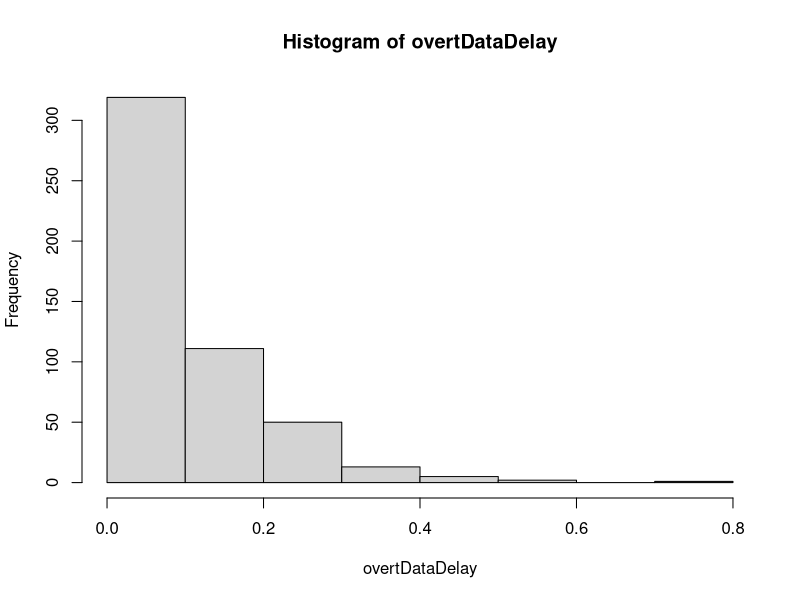
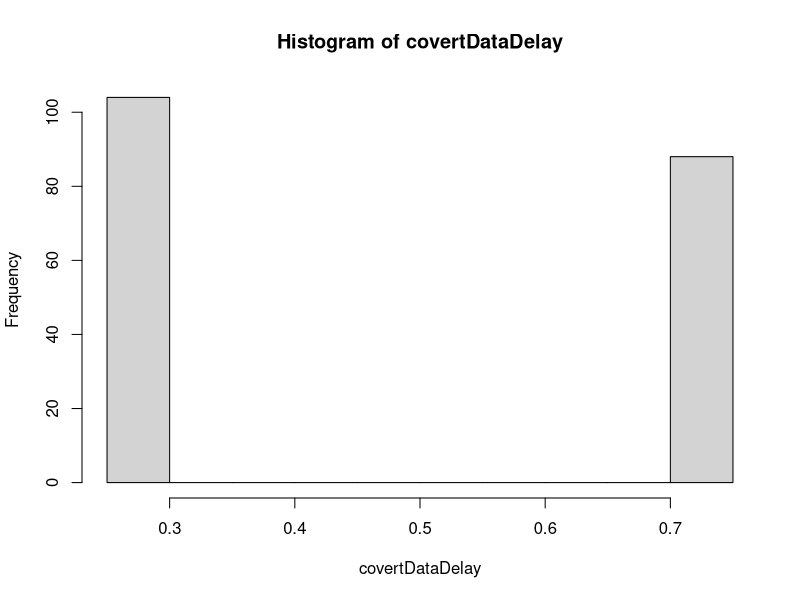
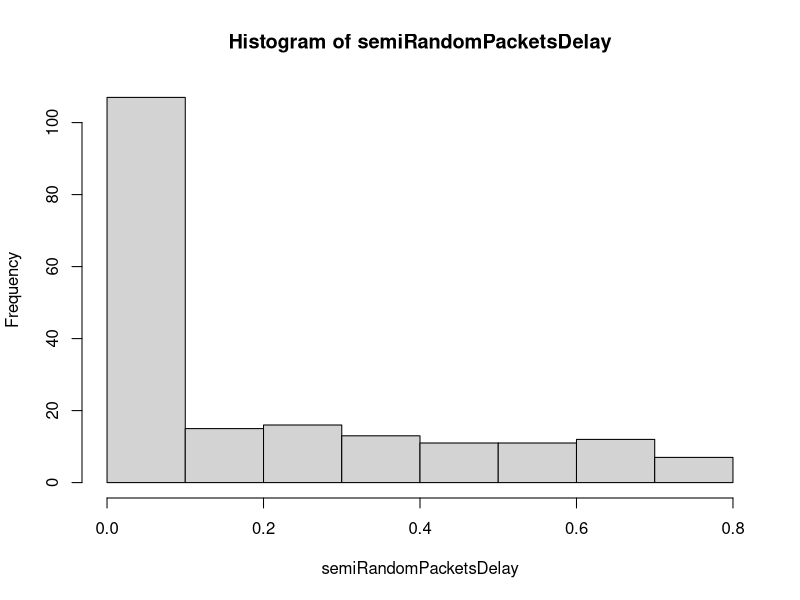
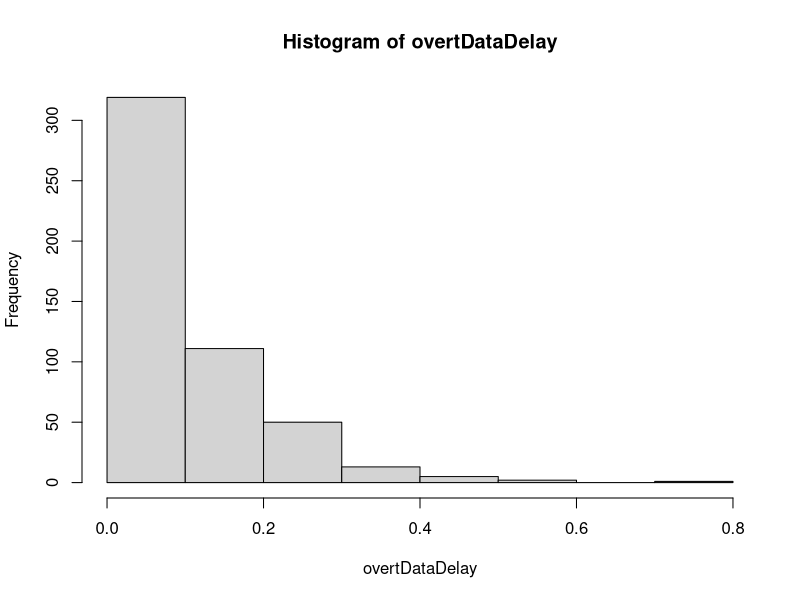
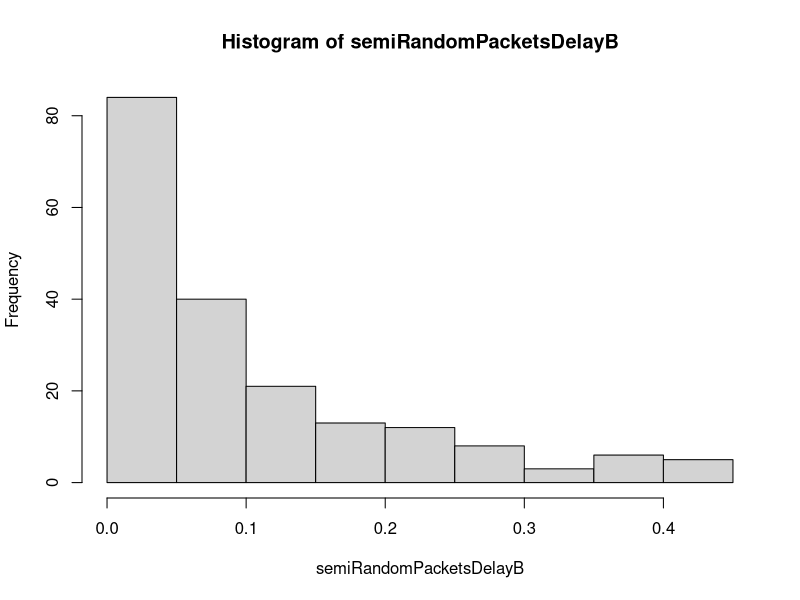
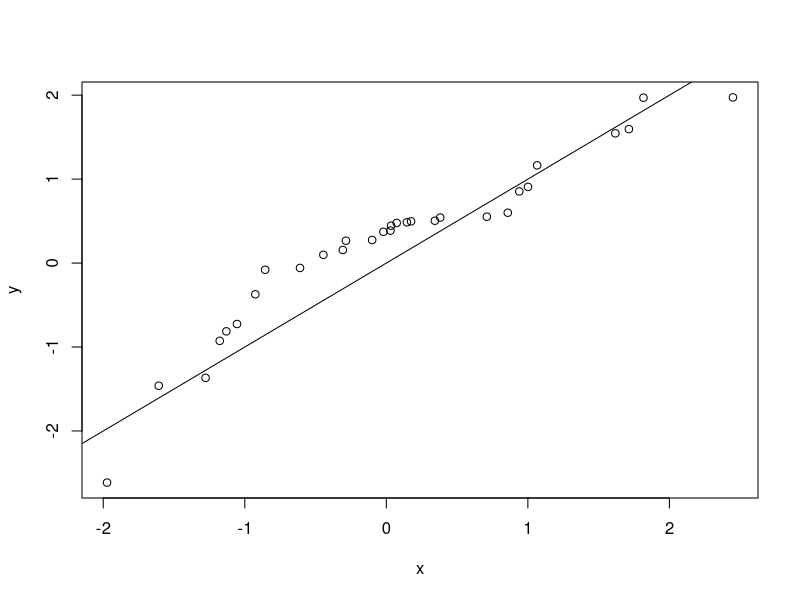
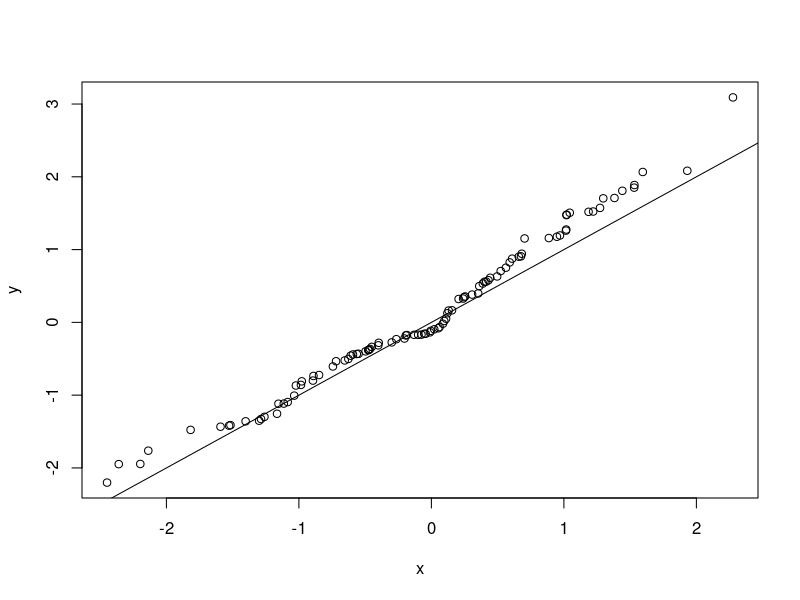
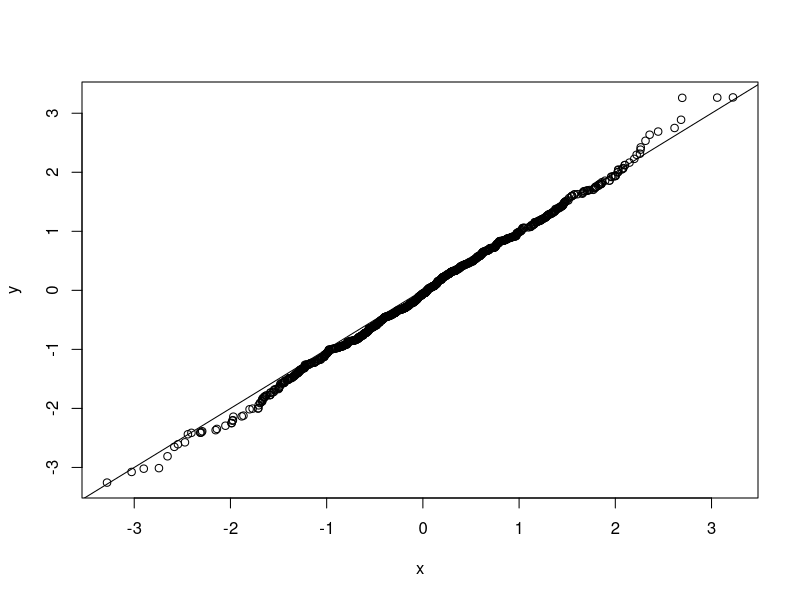

R code for these plots, in order: (Note: this script raises an error after producing the figures.)
setwd("/Users/pouneh/Desktop/STATS_PROJECT")
overtData <- read.csv(file = "Traffic_data_orig.csv", header = TRUE,sep = ",")
secretMessage <- "this is a secret message"
messageLen = as.numeric(nchar(secretMessage))

CharToBinary = function(pchar) {
    lhex = charToRaw(pchar)
    lbits = rev(as.numeric(rawToBits(lhex)))
    return(lbits)
}#Converts a character to Binary equivalent

StringToBinary = function(pstr, pstrlen) {
    lbitstream = NULL
    ltemp = NULL
    for (i in 1:pstrlen) {
        ltemp = CharToBinary(substring(pstr,i,i))
        lbitstream <- c(lbitstream,ltemp)
    }
    return(lbitstream)
}#converts a string to Binary vector

#Q1. GENERATING MODIFIED PACKET STREAM
binaryMessage = StringToBinary(secretMessage, messageLen)
lenBinaryMessage = as.numeric(length(binaryMessage))
covertPackets = NULL
timeStream = 0
covertDataDelay = NULL

for (i in 1:lenBinaryMessage) {
    if(binaryMessage[i] == 0){
        timeStream <- timeStream + 0.25
        covertDataDelay <- c(covertDataDelay,0.25)
    }#if bit is 0, delay is 0.25
    else{
        timeStream <- timeStream + 0.75
        covertDataDelay <- c(covertDataDelay,0.75)
    }#if bit is 1, delay is 0.75
    covertPackets <- c(covertPackets,timeStream)
    
}#loop to generate packet stream from binary message

#Q2. Generating the Histogram
temp = 0 #holds the previous timestamp
overtDataDelay = numeric(dim(overtData)[1])

for( i in 1:dim(overtData)[1])
{
    overtDataDelay[i] = overtData[i,2] - temp
    temp = overtData[i,2]
}

hist(overtDataDelay)
hist(covertDataDelay)


#Eve will be suspicious of the 0.75 & 0.25 because it's exactly two unique differences, whereas for the "Overt" data, given to us in the CSV, the histogram looks more like a negative exponential distribution, which is what you would expect of this type of time dependent data



#Q3
set.seed(1237)
m = median(overtDataDelay)
min = min(overtDataDelay)
max = max(overtDataDelay)

semiRandomPacketsDelay = NULL
semiRandomPackets = NULL
timeStream = 0

for (i in 1:lenBinaryMessage) {
    if(binaryMessage[i] == 0){
        timeLapse = runif(1, min, m)
    }#if bit is 0, delay is 0.25
    else{
        timeLapse = runif(1, m, max)
    }#if bit is 1, delay is 0.75
    timeStream <- timeStream + timeLapse
    semiRandomPacketsDelay <- c(semiRandomPacketsDelay,timeLapse)
    semiRandomPackets <- c(semiRandomPackets,timeStream)
}#loop to generate packet stream from binary message



#Q4
hist(semiRandomPacketsDelay)
hist(overtDataDelay)


#Q5
set.seed(1237)
#m = median(overtDataDelay)
#m = quantile(overtDataDelay, probs = c(0.75) ,names= FALSE)
m = mean(overtDataDelay)
min = min(overtDataDelay)
max = max(overtDataDelay)

semiRandomPacketsDelayB = NULL
semiRandomPacketsB = NULL
timeStream = 0
Nexp <- rexp(10000000, m^-1)

for (i in 1:lenBinaryMessage) {
    if(binaryMessage[i] == 0){
        timelapse = Nexp[i] - 0.0025
        #timeLapse = rexp(1, m)
    }#if bit is 0, delay is 0.25
    else{
        timeLapse = Nexp[i] + 0.0025
        #timeLapse = runif(1, m)
    }#if bit is 1, delay is 0.75
    timeStream <- timeStream + timeLapse
    semiRandomPacketsDelayB <- c(semiRandomPacketsDelayB,timeLapse)
    semiRandomPacketsB <- c(semiRandomPacketsB,timeStream)
}#loop to generate packet stream from binary message
hist(semiRandomPacketsDelayB)

###################### PART #2 DETECTION ##########################
set.seed(1237)

#Step 1
x <- rnorm(30,mean = 0,sd = 1)
y <- rnorm(30,mean = 0,sd = 1)
qqplot(x,y, plot.it = TRUE)
#qqline(x)
abline(0,1)

#Step 2
x <- rnorm(100,mean = 0,sd = 1)
y <- rnorm(100,mean = 0,sd = 1)
qqplot(x,y, plot.it = TRUE)
#qqline(x)
abline(0,1)

x <- rnorm(1000,mean = 0,sd = 1)
y <- rnorm(1000,mean = 0,sd = 1)
qqplot(x,y, plot.it = TRUE)
#qqline(x)
abline(0,1)

#It is clear that the shape of the qqplot becomes more linear as n increases.
#The close appearance of the points to the slope=1 line makes sense as the two distributions are exactly the same.
#The points are dense on the graph between the 1st and 3rd quartiles; they are especially dense around the mean.

#Stem 3
x <- rnorm(100,mean = 0,sd = 1)
y <- rnorm(100,mean = 5,sd = 3)
qqplot(x,y, plot.it = TRUE)
#qqline(x)
abline(0,1)
#abline(5,3)

#The shape of this qqplot also appears to be linear, however the slope is much larger than 1 (which would have indicated perfect correlation).
#Also, the line itself is shifted up so that at x = 0, y =  5. This shows the relationship between the means: the mean of x is 0, and the mean of y is 5. 
#Using this information, we can apply similar rational to the difference in slope.  It is caused by the different standard deviations. 
#The slope for y vs x is 3 in our graph, which also describes the ratio of the standard deviations between the two data sets.
#Despite the fact that the means and standard deviations are different, and that the numerical values for slope and intercepts change because of it, if we normalize y with respect to x, we see that the it does indeed fall on the slope=1 line


#Step 4
x <- rexp(100,rate = 1)
y <- rexp(100,rate = 1)
qqplot(x,y, plot.it = TRUE)
#qqline(x)
abline(0,1)

x <- rexp(1000,rate = 1)
y <- rexp(1000,rate = 1)
qqplot(x,x, plot.it = TRUE)
# qqline(x)
abline(0,1)

#It is clear that the shape of the qqplot becomes more linear as n increases. 
#Despite the This makes sense as the two distributions are exactly the same.
#The points are dense around 1 which makes sense as the mean for an exponencial distribution is (lamda)^-1.

#Step 5
x <- rnorm(100,mean = 0,sd = 1)
y <- rexp(100,rate = 1)
qqplot(x,y, plot.it = TRUE)
#qqline(x)
abline(0,1)

x <- rnorm(500,mean = 0,sd = 1)
y <- rexp(500,rate = 1)
qqplot(x,y, plot.it = TRUE)
#qqline(x)
abline(0,1)

#Step 6
qqplot(overtDataDelay, covertDataDelay, plot.it = TRUE)
#qqline(overtDataDelay)
lines(overtDataDelay, overtDataDelay)

#Step 7
qqplot(overtDataDelay, semiRandomPacketsDelay, plot.it = TRUE)
#qqline(overtDataDelay)
lines(overtDataDelay,overtDataDelay)

#Step 8
qqplot(overtDataDelay, semiRandomPacketsDelayB, plot.it = TRUE)
lines(overtDataDelay,overtDataDelay)

###################### PART #3 Implementation ##########################

mArr = c(16,32)
possible = c(0,1)

#Buffer vars
B = 20
i = c (2,6,10,14,18)


#Sender vars
nextPacketTime = 0

  m <-scan(what = integer()) #16, 32
  i <-scan(what = integer()) #2,6,10,14,18
  
  binaryMessage = sample(possible, m , replace = TRUE) #Random message of size m
  
  generatePacketDelaysE = rexp(m, rate = 1) #Random sequencce of packets with exp distribution 
  generatePacketDelaysU = runif(m+1, 0, 1) #Random sequencce of packets with unif distribution 
  
  timePacketStreamE = 0
  timeLapse = 0
  for(index in 1:m){
    timeLapse = timeLapse + generatePacketDelaysE[index]
    timePacketStreamE <- c(timePacketStreamE, timeLapse)
  }
  timePacketsStreamE = round(timePacketStreamE, digits = 3)
  
#Simulation for exp dataset
  
  currentTime = 0
  
  mE = median(generatePacketDelaysE) #median of exp dataset
  minE = min(generatePacketDelaysE) #min of exp dataset
  maxE = max(generatePacketDelaysE) #max of exp dataset
  
  semiRandomPacketsDelay = numeric(m+1)
  semiRandomPackets = numeric(m+1)
  senderTimeStream = 0
  senderPackets = NULL
  senderPacketsDelay = numeric(m+1)
  Delay = 0
  start = FALSE
  sourcePacketIndex = 1
  senderMessageIndex = 1
  numUnderFlow = 0 #numeric(1000)
  numOverFlow = 0 #numeric(1000)
  CB = 0
  Buffer = NULL
  
  
  for(bit in binaryMessage){
    if(bit == 0){
      Delay = runif(1,minE,mE)
    }#if bit is 0
    else{
      Delay = runif(1,mE,maxE)
    }#if bit is 1
    senderTimeStream = senderTimeStream + Delay
    senderPackets <- c(senderPackets, senderTimeStream)
    senderPacketsDelay <- c(senderPacketsDelay, Delay)
  }#Precalculates sender delay times
  senderPackets = round(senderPackets, digits = 3)
  print(paste("PRE-LOOP BUFFER"), Buffer)
  
    while(length(binaryMessage) > 0 && sourcePacketIndex < length(timePacketsStreamE)){
       
      if(currentTime >= timePacketStreamE[sourcePacketIndex] && CB < B){
        print(paste("ADD T0 BUFFER", currentTime))
        Buffer <- c(Buffer, sourcePacketIndex)
        CB <- length(Buffer)
        sourcePacketIndex = sourcePacketIndex + 1
      }#change sourceindex when reaches currenttime and places source packet into buffer
      else if(currentTime >= timePacketStreamE[sourcePacketIndex] && CB >= B) {
        print(paste("SKIP BUFFER", currentTime))
        numOverFlow = numOverFlow + 1
        print(paste("OVERFLOW!!!", currentTime, numOverFlow))
        break
      }#if CB >= B --> overflow 
      
       if(CB == i && start == FALSE){
         print(paste("START!!", currentTime))
         start= TRUE
       }#if current buffer size is > i, sender can start sending packets
      
       if((start == TRUE) && (CB > 0) && (senderPackets[senderMessageIndex] <= currentTime)){
         print(paste("POP FROM BUFFER!!", currentTime, senderPackets[senderMessageIndex], Buffer[1]))
         CB = CB - 1 #buffer size decreases by 1
         Buffer = Buffer[-1] #pop off from buffer 
         senderMessageIndex = senderMessageIndex + 1 #update message index
         binaryMessage = binaryMessage[-1]
       }#Sender sends a packet
       else if((start == TRUE) && (CB == 0) && (senderPackets[senderMessageIndex] <= currentTime)){
         numUnderFlow = numUnderFlow + 1
         print(paste("UNDERFLOW!!!" , currentTime))
         #break
       }#if CB is empty, nothing to send so underflow 
     
        currentTime = currentTime + 0.001 #update current time
    }
      
  









